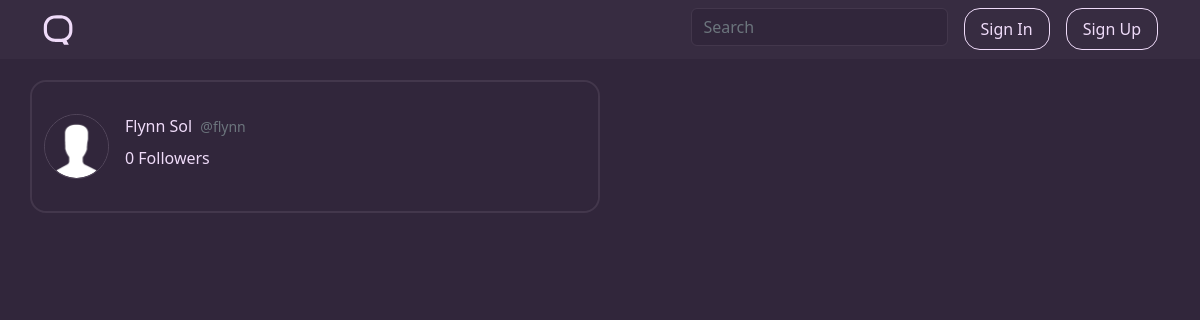
Page /u/test/followers on the committed database.
### qwippit/models.py (models this page shows, shortened)
class User(db.Model, UserMixin):
    id = db.Column(db.Integer, primary_key=True)
    username = db.Column(db.String(16), unique=True, nullable=False)
    displayname = db.Column(db.String(20), nullable=False)
    email = db.Column(db.String(120), unique=True, nullable=False)
    bio = db.Column(db.String(256))
    image_file = db.Column(db.String(20), nullable=False, default='default.png')
    banner_file = db.Column(db.String(20), nullable=False, default='default.png')
    password = db.Column(db.String(60), nullable=False)
    verified = db.Column(db.Boolean(), nullable=False, default=False)
    emailverified = db.Column(db.Boolean(), nullable=False, default=False)
    following = db.relationship('User',
                                secondary=followers,
                                primaryjoin=(followers.c.follower_id == id),
                                secondaryjoin=(followers.c.followed_id == id),
                                backref=db.backref('followers', lazy='dynamic'),
                                lazy='dynamic')
    viewed_qwipps = db.relationship('Qwipp', secondary='qwippViews', backref='hasViewed')
    viewed_qwills = db.relationship('Qwill', secondary='qwillViews', backref='hasViewed')
    liked_qwipps = db.relationship('Qwipp', secondary='qwippLikes', backref='hasLiked')
    liked_qwills = db.relationship('Qwill', secondary='qwillLikes', backref='hasLiked')
    qwipps = db.relationship('Qwipp', backref='author', lazy=True)
    qwills = db.relationship('Qwill', backref='author', lazy=True)
    roles = db.relationship('Role', secondary='user_roles')
    like_notifications = db.Column(db.Boolean(), nullable=False, default=True)
    follow_notifications = db.Column(db.Boolean(), nullable=False, default=True)
    reply_notifications = db.Column(db.Boolean(), nullable=False, default=True)

### qwippit/users/routes.py (the view)
@users.route("/u/<string:username>/followers")
def user_followers(username):
    user = User.query.filter(func.lower(User.username) == func.lower(username)).first_or_404()
    followers = user.followers
    return render_template('users/userfollowers.html', title="@" + username + " - Followers", followers=followers)

### run.py (called while the page is built)
@app.template_filter()
def number_format(num):
    magnitude = 0
    while num >= 1000:
        num = float('{:.3g}'.format(num))
        magnitude += 1
        num /= 1000.0
    formatted_num = '{:,.1f}'.format(num) if 1000 <= num < 10000 else '{:f}'.format(num)
    return '{}{}'.format(formatted_num.rstrip('0').rstrip('.'), ['', 'K', 'M', 'B', 'T'][magnitude])

### qwippit/templates/users/userfollowers.html (shortened to what this page needs)
{% extends "main/layout.html" %}
{% block content %}
    <div class="followers">
        {% if followers.count() == 0 %}
            <article class="row content-section-only-empty user-feed">
                <div class="d-flex media">
                    <div class="col-lg d-flex justify-content-center">
                        <div class="media-body">
                            <div class="empty-user-header">
                                <h4>There doesn't seem to be any followers.</h4>
                            </div>
                        </div>
                    </div>
                </div>
            </article>
        {% else %}
            {% for user in followers %}
                {% if loop.length == 1 %}
                    <article onclick="location.href='{{ url_for('users.profile', username=user.username) }}'" class="row content-section-only user-feed">
                {% elif loop.last %}
                    <article onclick="location.href='{{ url_for('users.profile', username=user.username) }}'" class="row content-section-last user-feed-last">
                {% else %}
                    <article onclick="location.href='{{ url_for('users.profile', username=user.username) }}'" class="row content-section user-feed">
                {% endif %}
                    <div class="d-flex media">
                        <div class="col-lg d-flex">
                            <img class="me-3 rounded-circle border border-highlight" width="65px" height="65px" src="{{ url_for('static', filename='profile_pics/' + user.image_file) }}">
                            <div class="media-body">
                                <div class="article-metadata mb-2">
                                    <a class="author-link me-1" href="{{ url_for('users.profile', username=user.username) }}">{{ user.displayname }}</a>
                                    <small class="text-muted">@{{ user.username }}</small>
                                </div>
                                <div class="followers-following mt-2">
                                    <div class="followers">
                                        {% if user.followers.count() == 1 %}
                                            <a href="{{ url_for('users.user_followers', username=user.username) }}" class="main-font" id="user-followers-{{ user.id }}">{{ user.followers.count() | number_format }} Follower</a>
                                        {% else %}
                                            <a href="{{ url_for('users.user_followers', username=user.username) }}" class="main-font" id="user-followers-{{ user.id }}">{{ user.followers.count() | number_format }} Followers</a>
                                        {% endif %}
                                    </div>
                                </div>
                            </div>
                        </div>
                        {% if request.MOBILE %}
                            <div class="follow col-sm ms-4 mt-4" style="text-align: right;">
                        {% else %}
                            <div class="follow col-sm mt-4" style="text-align: right;">
                        {% endif %}
                        </div>
                    </div>
                </article>
            {% endfor %}
        {% endif %}
    </div>
{% endblock content %}

### qwippit/static/main.css (style rules this page uses)
body { background: #31263B; min-height: 800px; color: #EFDBF9; margin-top: 5rem; overflow-x: hidden; }
.rounded-circle { background-color: #31263B; }
a { text-decoration: none; }
.main-font { color: #EFDBF9; transition: color 0.25s ease; }
.author-link { text-decoration: none; color: #EFDBF9; transition: 0.25s ease color; }
.content-section-only { cursor: pointer; padding-top: 2rem; padding-bottom: 2rem; border-bottom: none; border-color: #43374C; background-color: #31263B; border-top-right-radius: 1rem; border-top-left-radius: 1rem; border-bottom-right-radius: 1rem; border-bottom-left-radius: 1rem; transition: background-color 0.25s ease; }
.border-highlight { --bs-border-color: #54485D; }
.media-body { width: 80%; }
.user-feed:first-child { border-top-right-radius: 1rem; border-top-left-radius: 1rem; }

### rows in the picture
User: image_file (placeholder picture), displayname "Flynn Sol", username "flynn", followers.count|number_format "0"
